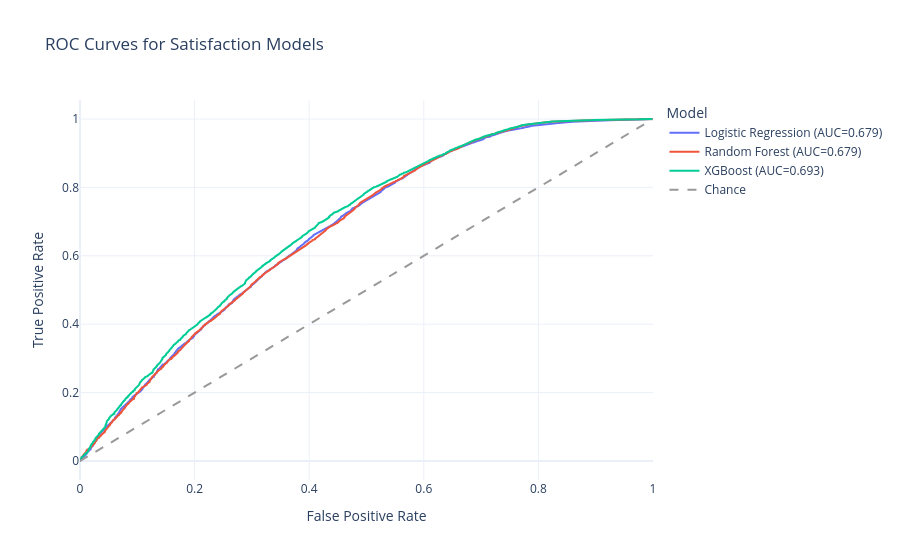

The code cell stored with this chart in its notebook:
### Markdown cell above
### src-Powered ML Workflow (Training, Metrics, and ROC)

Reusable src functions make experiments easier to compare, reproduce, and maintain.

### Code cell
numeric_features = get_numeric_feature_set(feature_scope="post_delivery")

ml_results = run_full_ml_workflow(
    df=df_clean,
    numeric_features=numeric_features,
    feature_scope="post_delivery",
    n_clusters=4,
    compute_shap=True,
    random_state=42,
)

MODEL_DIR = project_root / "outputs" / "model"
saved_model_artifacts = save_model_artifacts(ml_results, output_dir=MODEL_DIR)

print("--- Model Metrics (sorted by low-satisfaction performance) ---")
display(ml_results["metrics"])

print("\n--- Top At-Risk Orders/Customers ---")
display(
    ml_results["risk_table"][
        [
            "scoring_model",
            "predicted_risk_band",
            "predicted_low_probability",
            "predicted_high_probability",
            "decision_threshold",
        ]
    ].head(10)
)

print("\nSaved model artifacts:")
display(
    pd.DataFrame(
        {
            "artifact": list(saved_model_artifacts.keys()),
            "path": list(saved_model_artifacts.values()),
        }
    )
)

if ml_results["roc_figure"] is not None:
    ml_results["roc_figure"].show()

### Figure 1 — Plotly figure (JSON) as saved in the notebook; plotly's stock layout.template omitted (floating-point values rounded to 4 significant figures; data arrays with more than 128 entries replaced by an {"elided": "..."} marker saying what was removed)
{"data": [{"mode": "lines", "name": "Logistic Regression (AUC=0.679)", "type": "scatter", "x": {"elided": "5571 float values"}, "y": {"elided": "5571 float values"}}, {"mode": "lines", "name": "Random Forest (AUC=0.679)", "type": "scatter", "x": {"elided": "5489 float values"}, "y": {"elided": "5489 float values"}}, {"mode": "lines", "name": "XGBoost (AUC=0.693)", "type": "scatter", "x": {"elided": "5595 float values"}, "y": {"elided": "5595 float values"}}, {"line": {"color": "#999999", "dash": "dash"}, "mode": "lines", "name": "Chance", "type": "scatter", "x": [0, 1], "y": [0, 1]}], "layout": {"legend": {"title": {"text": "Model"}}, "title": {"text": "ROC Curves for Satisfaction Models"}, "xaxis": {"title": {"text": "False Positive Rate"}}, "yaxis": {"title": {"text": "True Positive Rate"}}}}
